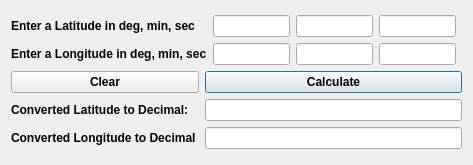
<?xml version="1.0" encoding="UTF-8"?>
<ui version="4.0">
 <class>LatlonDecimalDialogBase</class>
 <widget class="QDialog" name="LatlonDecimalDialogBase">
  <property name="geometry">
   <rect>
    <x>0</x>
    <y>0</y>
    <width>473</width>
    <height>165</height>
   </rect>
  </property>
  <property name="windowTitle">
   <string>To Decimal</string>
  </property>
  <layout class="QGridLayout" name="gridLayout_3">
   <item row="0" column="0">
    <layout class="QGridLayout" name="gridLayout_2">
     <item row="0" column="2">
      <widget class="QLineEdit" name="lineEdit_2"/>
     </item>
     <item row="0" column="1">
      <widget class="QLineEdit" name="lineEdit_1"/>
     </item>
     <item row="4" column="0" colspan="5">
      <layout class="QGridLayout" name="gridLayout">
       <item row="3" column="0">
        <widget class="QLabel" name="label_4">
         <property name="font">
          <font>
           <weight>75</weight>
           <bold>true</bold>
          </font>
         </property>
         <property name="text">
          <string>Converted Longitude to Decimal </string>
         </property>
        </widget>
       </item>
       <item row="3" column="1">
        <widget class="QLineEdit" name="lineEdit_8"/>
       </item>
       <item row="2" column="0">
        <widget class="QLabel" name="label_3">
         <property name="font">
          <font>
           <weight>75</weight>
           <bold>true</bold>
          </font>
         </property>
         <property name="text">
          <string>Converted Latitude to Decimal:</string>
         </property>
        </widget>
       </item>
       <item row="2" column="1">
        <widget class="QLineEdit" name="lineEdit_7"/>
       </item>
       <item row="0" column="1">
        <widget class="QPushButton" name="pushButton">
         <property name="font">
          <font>
           <weight>75</weight>
           <bold>true</bold>
          </font>
         </property>
         <property name="text">
          <string>Calculate</string>
         </property>
        </widget>
       </item>
       <item row="0" column="0">
        <widget class="QPushButton" name="pushButton_1">
         <property name="font">
          <font>
           <weight>75</weight>
           <bold>true</bold>
          </font>
         </property>
         <property name="text">
          <string>Clear</string>
         </property>
        </widget>
       </item>
      </layout>
     </item>
     <item row="0" column="0">
      <widget class="QLabel" name="label">
       <property name="font">
        <font>
         <weight>75</weight>
         <bold>true</bold>
        </font>
       </property>
       <property name="text">
        <string>Enter a Latitude in deg, min, sec  </string>
       </property>
      </widget>
     </item>
     <item row="0" column="3">
      <widget class="QLineEdit" name="lineEdit_3"/>
     </item>
     <item row="1" column="1">
      <widget class="QLineEdit" name="lineEdit_4"/>
     </item>
     <item row="1" column="2">
      <widget class="QLineEdit" name="lineEdit_5"/>
     </item>
     <item row="1" column="3">
      <widget class="QLineEdit" name="lineEdit_6"/>
     </item>
     <item row="1" column="0">
      <widget class="QLabel" name="label_2">
       <property name="font">
        <font>
         <weight>75</weight>
         <bold>true</bold>
        </font>
       </property>
       <property name="text">
        <string>Enter a Longitude in deg, min, sec</string>
       </property>
      </widget>
     </item>
    </layout>
   </item>
  </layout>
 </widget>
 <tabstops>
  <tabstop>lineEdit_1</tabstop>
  <tabstop>lineEdit_2</tabstop>
  <tabstop>lineEdit_3</tabstop>
  <tabstop>lineEdit_4</tabstop>
  <tabstop>lineEdit_5</tabstop>
  <tabstop>lineEdit_6</tabstop>
  <tabstop>lineEdit_7</tabstop>
  <tabstop>lineEdit_8</tabstop>
 </tabstops>
 <resources/>
 <connections>
  <connection>
   <sender>pushButton_1</sender>
   <signal>clicked()</signal>
   <receiver>lineEdit_7</receiver>
   <slot>clear()</slot>
   <hints>
    <hint type="sourcelabel">
     <x>102</x>
     <y>78</y>
    </hint>
    <hint type="destinationlabel">
     <x>331</x>
     <y>109</y>
    </hint>
   </hints>
  </connection>
  <connection>
   <sender>pushButton_1</sender>
   <signal>clicked()</signal>
   <receiver>lineEdit_8</receiver>
   <slot>clear()</slot>
   <hints>
    <hint type="sourcelabel">
     <x>102</x>
     <y>78</y>
    </hint>
    <hint type="destinationlabel">
     <x>331</x>
     <y>139</y>
    </hint>
   </hints>
  </connection>
 </connections>
</ui>
